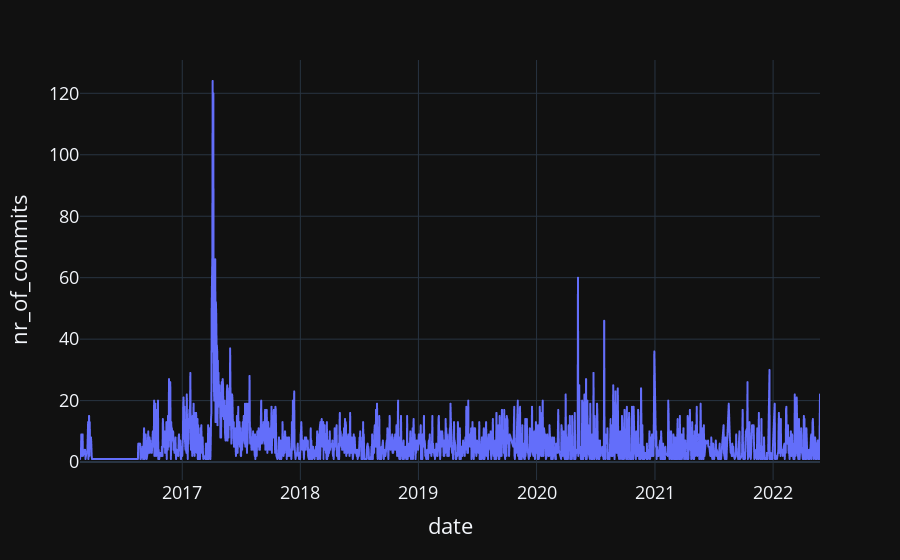

The notebook cell saved with this chart:
### Markdown cell above
In a first step, the activity on the repository is analysed.

### Code cell
repo = Repository(repo_remote_path, clone_repo_to=repo_path)
commit_dates = []

for commit in repo.traverse_commits():
    commit_dates.append(commit.committer_date.strftime('%Y-%m-%d'))

df_commit_dates = DataFrame(Counter(commit_dates).items(), columns=['date', 'nr_of_commits'])
line = px.line(df_commit_dates, x='date', y='nr_of_commits')
line.update_layout(font_size=18)
line.show()

### Figure 1 — Plotly figure (JSON) as saved in the notebook; plotly's stock layout.template omitted (floating-point values rounded to 4 significant figures; data arrays with more than 128 entries replaced by an {"elided": "..."} marker saying what was removed)
{"data": [{"hovertemplate": "date=%{x}<br>nr_of_commits=%{y}<extra></extra>", "legendgroup": "", "line": {"color": "#636efa", "dash": "solid"}, "marker": {"symbol": "circle"}, "mode": "lines", "name": "", "showlegend": false, "type": "scattergl", "x": {"elided": "1732 str values"}, "xaxis": "x", "y": {"elided": "1732 int values"}, "yaxis": "y"}], "layout": {"font": {"size": 18}, "legend": {"tracegroupgap": 0}, "margin": {"t": 60}, "xaxis": {"anchor": "y", "domain": [0, 1], "title": {"text": "date"}}, "yaxis": {"anchor": "x", "domain": [0, 1], "title": {"text": "nr_of_commits"}}}}
